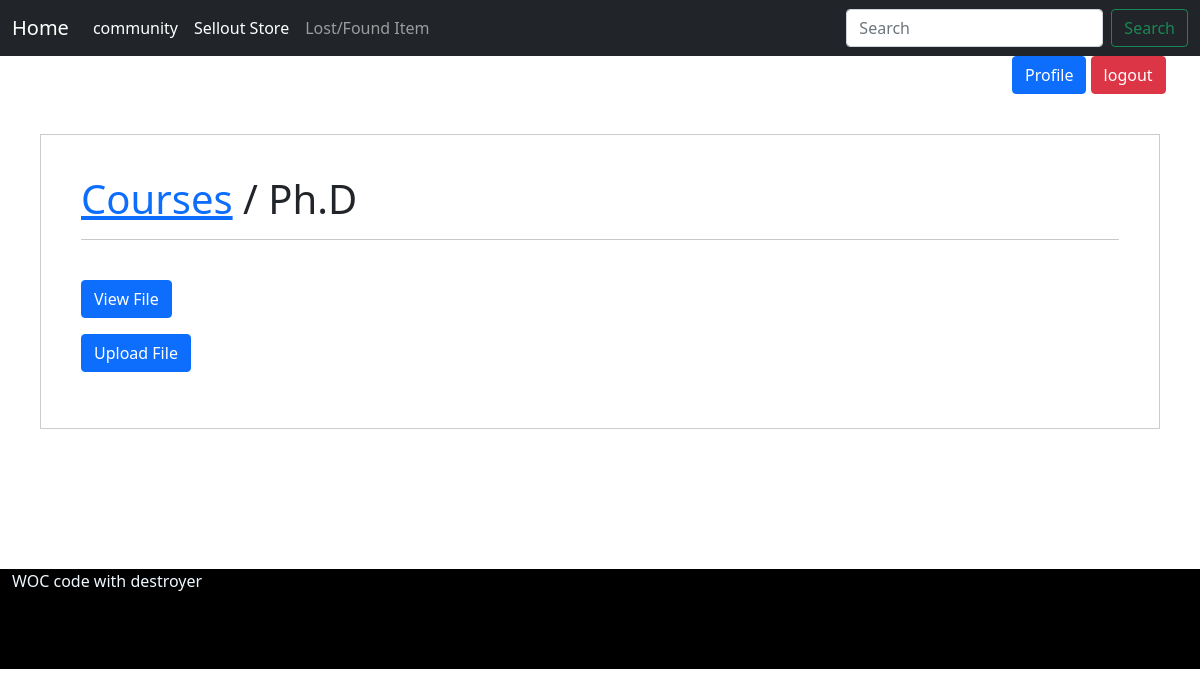
The app's page /notes/course/1/, older data.
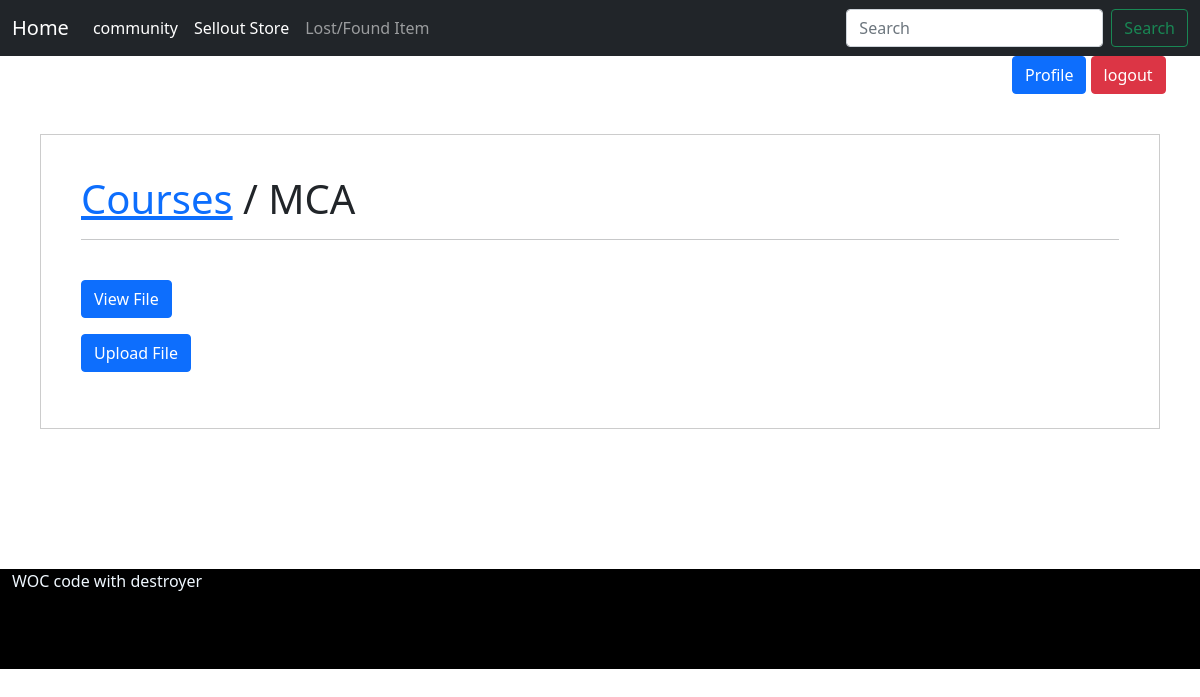
The same page, newer data.
### notes/models.py (models this page shows, shortened)
class Course(models.Model) :
    course = (
        ('BTech', 'BTech'),
        ('MTech', 'MTech'),
        ('MCA', 'MCA'),
        ('MSc', 'MSc'),
        ('MBA', 'MBA'),
        ('Ph.D', 'Ph.D'),
    )
    name = models.CharField(max_length=50,null=False,choices=course)

### notes/views.py (the view)
# urls.py: url(r'^course/(?P<pk>\d+)/$', views.course_file, name='course_file'),
def course_file(request, pk):
    course = Course.objects.get(pk=pk)
    return render(request, 'course_file.html', {'course': course})

### notes/templates/course_file.html (shortened to what this page needs)
{% extends 'base.html' %}
{% block body %}
    <div style="padding:40px;margin:40px;border:1px solid #ccc">
    <h1><a href="{% url 'home_notes' %}">Courses</a> / {{ course.name }}</h1>
    <hr>
    <br>
    <p><a href="{% url 'view_files'  course.pk%}" class="btn btn-primary">View File</a></p>
    <p><a href="{% url 'upload_file' course.pk %}" class="btn btn-primary">Upload File</a></p>
    </div>
{% endblock %}

Row changes from the older to the newer data that the page shows:
changed Course: name "Ph.D" → "MCA"
